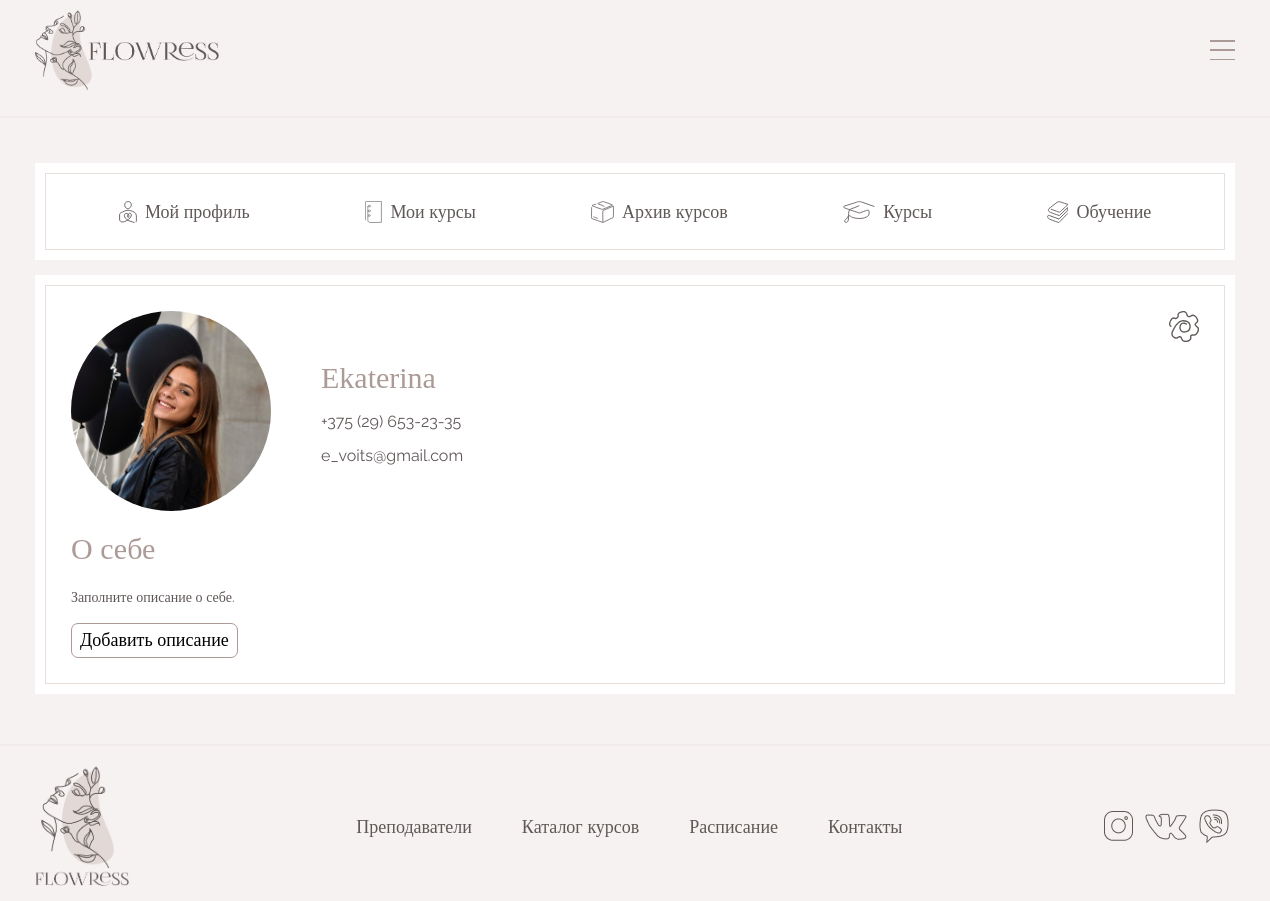
Screenshot of /master_panel.php (signed in) with the database file from the repository.
### tables this page shows
CREATE TABLE `User` (
  `ID` int UNSIGNED NOT NULL,
  `name` varchar(65) NOT NULL,
  `telephone` varchar(64) NOT NULL,
  `email` varchar(64) NOT NULL,
  `photo` varchar(256) DEFAULT 'default_profile_photo.jpg',
  `password` varchar(64) NOT NULL,
  `salt` int NOT NULL,
  `userType` varchar(64) NOT NULL DEFAULT 'user'
);

CREATE TABLE `Menu` (
  `ID` int UNSIGNED NOT NULL,
  `title` varchar(64) NOT NULL,
  `path` varchar(64) NOT NULL
);

### master_panel.php (shortened to what this page needs)
<!DOCTYPE html>
<html>
<head>
	<link rel="stylesheet" href="../../css/style.css" type="text/css">
	<link rel="stylesheet" href="../../css/profile_page_style.css" type="text/css">
	<link rel="stylesheet" href="../../css/master_profile_style.css" type="text/css">
	<link rel="stylesheet" href="../../css/course_item_style.css" type="text/css">
	<link rel="stylesheet" href="../../css/course_style.css" type="text/css">
	<link href="https://cdn.jsdelivr.net/npm/bootstrap@5.1.3/dist/css/bootstrap.min.css" rel="stylesheet">
</head>
<body>
	<?php require 'modules/page_elements/header.php';?>
	<div class="page-content">
		<div class="container">
			<div class="align-content-two-columns">
				<?php
				$user_id=$_SESSION['user']['id'];
				$userQuery="SELECT * FROM User WHERE ID='$user_id'";
				$user_result = mysqli_query($link, $userQuery);
				$user = mysqli_fetch_assoc($user_result);
				$user_name=$user['name'];
				$user_telephone=$user['telephone'];
				$user_email=$user['email'];
				$user_photo=$user['photo'];
				?>
				<div class="panel-bgr">
					<div class="panel">
						<ul class="tabs">
							<li class="tab" id='profile-tab'>
								<img src="images/icons/profile.svg" class="tab-icon">
								Мой профиль
							</li>
							<li class="tab" id='user-courses-tab'>
								<img src="images/icons/list.svg" class="tab-icon">
								Мои курсы
							</li>
							<li class="tab" id='user-archive-courses-tab'>
								<img src="images/icons/archive.svg" class="tab-icon">
								Архив курсов
							</li>
							<li class="tab" id='school-courses-tab'>
								<img src="images/icons/course.svg" class="tab-icon">
								Курсы
							</li>
							<li class="tab" id='education-tab'>
								<img src="images/icons/learning.svg" class="tab-icon">
								Обучение
							</li>
						</ul>
					</div>
				</div>
				<div class="block profile-body" style="display: block;" id="profile-block">
					<div class="profile_border">
						<div id="profile_content">
							<div class="align-profile-content">
								<div class="profile-info-block">
									<img src="images/users_photos/<?= $user_photo ?>" class="profile-img" id="profile-img" alt="Фото профиля">
									<div class='profile-info'>
										<div class="profile-name" id="profile-name1"><?= $user_name ?></div>
										<div class="profile-telephone" id="profile-telephone1"><?= $user_telephone ?></div>
										<div class="profile-email" id="profile-email1"><?= $user_email ?></div>
									</div>
								</div>
								<div class="edit-profile-btn">
									<img src="images/icons/edit_icon.svg" class="edit-icon">
								</div>
							</div>
						</div>
						<div class="master-info-block" id="profile-info1">
							<p class="profile-name" style='margin-top: 15px;'>О себе</p>
							<?php
								$masterInfoQuery = "SELECT Master.info, Master.ID FROM Master JOIN User ON User.ID=Master.ID_user WHERE User.ID=$user_id";
								$masterInfoResult = mysqli_query($link, $masterInfoQuery) or die("Ошибка".mysqli_error($link));
								if($masterInfoResult)
								{
									$masterInfo = mysqli_fetch_row($masterInfoResult);
									if ($masterInfo[0]!=null) {
										echo "<p id='master-info' class='master-info'>$masterInfo[0]</p>
										<button class='change-btn' id='change-master-info-btn'>Изменить описание</button>
										";
									} else {
										echo "Заполните описание о себе.<br>
										<button class='change-btn' id='change-master-info-btn'>Добавить описание</button>
										";
									}
								}
							?>
						</div>
					</div>
				</div>
		</div>
	</div>
	<?php require 'modules/page_elements/footer.php';?>
</body>
</html>

### modules/page_elements/footer.php (shortened to what this page needs)
<link rel="stylesheet" href="../../css/style.css" type="text/css">
<link rel="stylesheet" href="../../css/header_style.css" type="text/css">
<link rel="stylesheet" href="../../css/footer_style.css" type="text/css">
<footer class="footer">
	<hr class="border-style">
	<div class="container">
		<div class="footer-body">
			<a href="index.php">
				<img src="images/logo_vertical.png" class="footer-logo">
			</a>
			<nav class="footer-menu">
				<ul class="footer-list">
					<?php
					require_once'C:\OSPanel\domains\flowress\connect\connect_database.php';
					$query = "SELECT * FROM Menu";
					$result = mysqli_query($link, $query) or die("Ошибка выполнения запроса".
						mysqli_error($link));
					for ($i=0; $i<mysqli_num_rows($result); $i++) {
						$menu = mysqli_fetch_assoc($result);
						echo "<li><a class='header-link' href=".$menu['path'].">".$menu['title']."</a></li>";
					}
					?>
				</ul>
			</nav>
			<div class="social-networks">
				<img src="images/inst.png">
				<img src="images/vk.png">
				<img src="images/viber.png">
			</div>
		</div>
	</div>
</footer>

### css/style.css (style rules this page uses)
*, *::before, *::after { padding: 0; margin:0; border: 0; box-sizing: border-box; }
a { text-decoration: none; color: black; }
ul, ol, li { list-style: none; display: block; }
img { vertical-align: top; }
html { height: 100%; }
body { width:100%; padding: 0; margin: 0; background-color: #F6F2F1; font-family: 'Raleway'; color: #605857; font-size: 16px; text-align: left; min-height: 100%; display: grid; grid-template-rows: auto 1fr auto; }
.container { max-width: 1200px; box-sizing: content-box; margin: 0 auto; padding: 0px 50px; }
.border-style { border: 0.7px solid #E7DFDA; margin-bottom: 5px; }
.block { position: relative; }
.tab { font-size: 18px; display: flex; align-items: center; margin: 9px 0px; }
.tab-icon { margin-right: 8px; height: 22px; }
.align-content-two-columns { display: flex; flex-direction: row; justify-content: flex-start; align-items: flex-start; margin-top: 40px; }
@media screen and (max-device-width: 992px) { .align-content-two-columns { flex-direction: column; } }
@media screen and (max-device-width: 992px) { body { font-size: 14px; } }
@media screen and (max-device-width: 992px) { .container { padding: 0px 30px; } }
.footer { position: relative; }
.footer-menu { display: flex; }
.footer-list { display: flex; }
.footer-list li { list-style: none; margin: 0px 35px; color:#605857; font-size: 14px; }
@media screen and (max-device-width: 992px) { .footer-list li { margin: 0px 25px; } }

### css/profile_page_style.css (style rules this page uses)
.panel-bgr { background-color: white; width: 25%; padding: 10px; margin-right: 40px; }
.panel { padding: 10px; border: 0.7px solid #E7DFDA; }
.profile-body { display: flex; flex-direction: column; background-color: white; padding: 10px; width: 100%; display:block; }
.profile_border { border: 0.7px solid #E7DFDA; padding: 25px; }
.profile-info-block { display: flex; }
.align-profile-content { display: flex; justify-content: space-between; }
.profile-img { border-radius: 50%; object-fit: cover; width: 200px; height: 200px; }
.profile-info { display: flex; flex-direction: column; justify-content: center; margin-left: 50px; }
.profile-name { font-family: 'Lighthaus'; font-size: 30px; color: #ab9a96; }
.profile-telephone { margin: 10px 0px; font-size: 16px; }
.profile-email { font-size: 16px; }
.block { display: none; width: 100%; }
.edit-icon { width: 30px; height: fit-content; }
.edit-profile-btn { height: 35px; background-color: white; border: 0px; }
.change-btn { margin-top: 15px; padding: 3px 8px; border: 0.7px solid #ab9a96; border-radius: 7px; background-color: white; font-family: 'Lighthaus'; font-size: 18px; display: flex; flex-direction: row; align-items: center; }
@media screen and (max-device-width: 992px) { .panel-bgr { width: 100%; margin-bottom: 15px; margin-right: 0px; } }
@media screen and (max-device-width: 992px) { .tabs { display: flex; flex-direction: row; justify-content: space-around; flex-wrap: wrap; } }
@media screen and (max-device-width: 992px) { .tab { margin: 5px; } }
.edit-icon { transform: scale(1.02); transition: all 0.5s ease 0s; -webkit-transition: all 0.5s ease 0s; -moz-transition: all 0.5s ease 0s; -o-transition: all 0.5s ease 0s; -ms-trasition: all 0.5s ease 0s; cursor: pointer; }

### css/master_profile_style.css (style rules this page uses)
.tabs { padding: 5px; margin: 0px; }

### css/header_style.css (style rules this page uses)
.header-link { color: #605857; font-size: 18px; text-decoration: none; font-weight: 300; position: relative; transition: 0.2s all; cursor: pointer; }
.header-link::after { display: block; content: ""; position: absolute; left: 50%; transform: translateX(-50%); opacity: 0; bottom: -10px; width: 90%; height: 0.5px; background-color: #605857; transition: 0.4s all; }

### css/footer_style.css (style rules this page uses)
.footer { margin-top: 50px; }
.footer-body { position: relative; display: flex; justify-content: space-between; align-items: center; padding: 15px 0px; width: 100%; }
.footer-logo { height: 120px; }
.footer-menu { display: flex; flex-direction: row; }
.footer-list { display: flex; align-items: center; margin: 0px; }
.social-networks { display: flex; align-items: center; }
.social-networks * { margin: 0px 6px; }

### rows the page displays
user: photo (picture), name "Ekaterina", telephone "+375 (29) 653-23-35", email "e_voits@gmail.com"
menu: title "Преподаватели"
menu: title "Каталог курсов"
menu: title "Расписание"
menu: title "Контакты"
